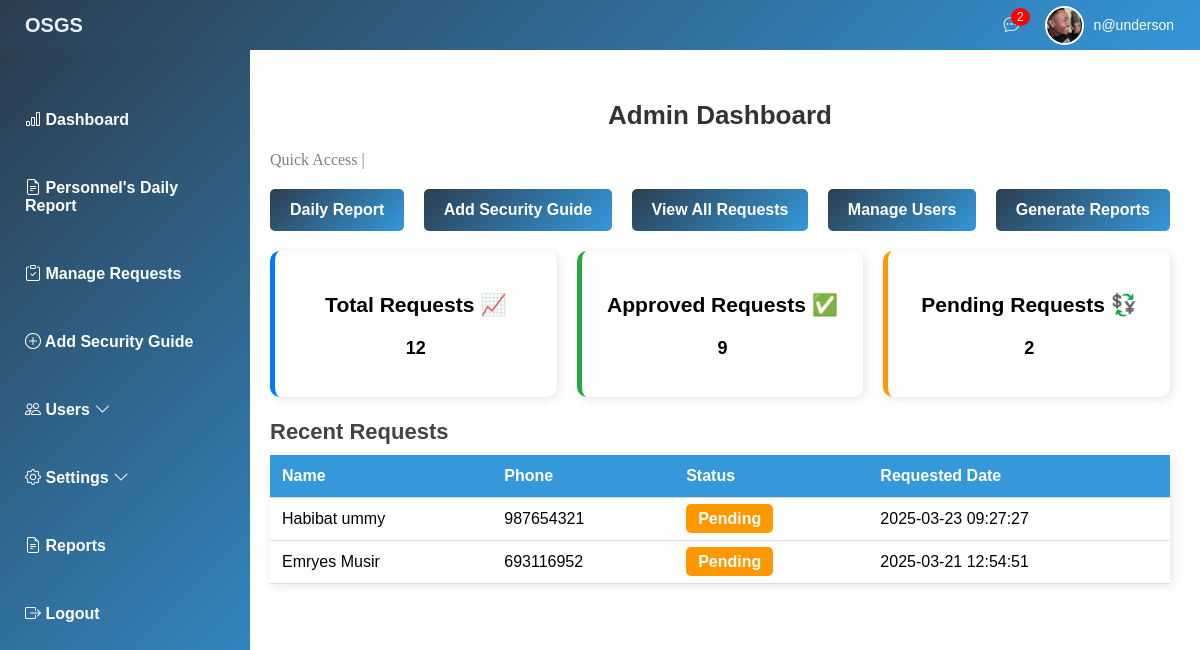
The app's page /admin/dashboard.php (signed in) with its own data.
### tables this page shows
CREATE TABLE `hiring_requests` (
  `BookingNumber` int(20) NOT NULL,
  `id` int(11) NOT NULL,
  `first_name` varchar(100) DEFAULT NULL,
  `last_name` varchar(100) DEFAULT NULL,
  `email` varchar(100) DEFAULT NULL,
  `phone` varchar(20) DEFAULT NULL,
  `requirement_number` int(11) DEFAULT NULL,
  `shift` varchar(50) DEFAULT NULL,
  `gender` varchar(20) DEFAULT NULL,
  `address` text DEFAULT NULL,
  `created_at` timestamp NOT NULL DEFAULT current_timestamp(),
  `requested_date` timestamp NOT NULL DEFAULT current_timestamp(),
  `status` enum('Pending','Approved','Rejected') DEFAULT 'Pending',
  `role` varchar(22) NOT NULL DEFAULT 'personnel',
  `registration_date` date DEFAULT NULL,
  `id_type` varchar(50) DEFAULT NULL,
  `id_number` varchar(50) DEFAULT NULL,
  `id_image` varchar(255) DEFAULT NULL,
  `password` varchar(255) DEFAULT NULL,
  `first_login` tinyint(1) DEFAULT 1,
  `token_display` varchar(255) NOT NULL
);

### admin/dashboard.php (the view, shortened to what this page needs)
<?php include 'header.php'; ?>
<?php include '../db_connection.php'; ?>
<h2 class="dashboard-title">Admin Dashboard</h2>
<div class="dashboard">
      <p style="color:grey;font-family:times-new-roman">Quick Access |</p>
     <div class="quick-actions">
        <a href="daily_report.php" class="btn">Daily Report</a>
        <a href="add_security_guide.php" class="btn">Add Security Guide</a>
        <a href="booking_requests.php" class="btn">View All Requests</a>
        <a href="manage_users.php" class="btn">Manage Users</a>
        <a href="reports.php" class="btn">Generate Reports</a>
    </div>
    <div class="stats-container">
        <div class="stat-card total">
            <h3>Total Requests 📈</h3>
            <p>
                <?php
                $query = mysqli_query($conn, "SELECT COUNT(*) FROM hiring_requests");
                $total_requests = mysqli_fetch_array($query)[0];
                echo $total_requests;
                ?>
            </p>
        </div>
        <div class="stat-card approved">
            <h3>Approved Requests ✅</h3>
            <p>
                <?php
                $query = mysqli_query($conn, "SELECT COUNT(*) FROM hiring_requests WHERE status='Approved'");
                $approved_requests = mysqli_fetch_array($query)[0];
                echo $approved_requests;
                ?>
            </p>
        </div>
        <div class="stat-card pending">
            <h3>Pending Requests 💱</h3>
            <p>
                <?php
                $query = mysqli_query($conn, "SELECT COUNT(*) FROM hiring_requests WHERE status='Pending'");
                $pending_requests = mysqli_fetch_array($query)[0];
                echo $pending_requests;
                ?>
            </p>
        </div>
    </div>
    <h3 class="section-title">Recent Requests</h3>
    <table class="request-table">
        <tr>
            <th>Name</th>
            <th>Phone</th>
            <th>Status</th>
            <th>Requested Date</th>
        </tr>
        <?php
        $query = mysqli_query($conn, "SELECT * FROM hiring_requests where status = 'pending' ORDER BY requested_date DESC LIMIT 5");
        while ($row = mysqli_fetch_assoc($query)) {
            echo "<tr>
                    <td>{$row['first_name']} {$row['last_name']}</td>
                    <td>{$row['phone']}</td>
                    <td><span class='status {$row['status']}'>{$row['status']}</span></td>
                    <td>{$row['requested_date']}</td>
                  </tr>";
        }
        ?>
    </table>
</div>
<?php include 'footer.php'; ?>

### admin/header.php (shortened to what this page needs)
<?php
include '../db_connection.php';
$userId = $_SESSION['user_id'];
$stmt = $conn->prepare("SELECT email, id_image FROM hiring_requests WHERE id = ?");
$stmt->bind_param("i", $userId);
$stmt->execute();
$result = $stmt->get_result();
$user = $result->fetch_assoc();
$profileImage = !empty($user['id_image']) ? $user['id_image'] : "default-avatar.jpg";
$pendingStmt = $conn->prepare("SELECT COUNT(*) as pending_count FROM hiring_requests WHERE status = 'pending'");
$pendingStmt->execute();
$pendingResult = $pendingStmt->get_result();
$pendingRequests = $pendingResult->fetch_assoc()['pending_count'];
?>
<!DOCTYPE html>
<html lang="en">
<head>
    <link rel="stylesheet" href="styles.css">
    <link rel="stylesheet" href="https://cdnjs.cloudflare.com/ajax/libs/font-awesome/6.0.0/css/all.min.css">
    <link rel="stylesheet" href="https://cdn.jsdelivr.net/npm/bootstrap-icons/font/bootstrap-icons.css">
</head>
<body>
<header class="admin-header">
    <span class="logo">OSGS</span>
    <div class="header-right">
        <div class="notification-icon">
            <i class="bi bi-chat-dots"></i>
            <span class="badge"><?php echo $pendingRequests; ?></span>
        </div>
        <div class="user-profile">
            <img src="<?php echo $profileImage; ?>" alt="User" class="user-image">
            <span class="user-email"><?php echo htmlspecialchars($user['email']); ?></span>
        </div>
    </div>
</header>
<nav class="admin-sidebar">
<ul>
        <li><a href="dashboard.php"><i class="bi bi-bar-chart"></i> Dashboard</a></li>
        <li><a href="daily_report.php"><i class="bi bi-file-earmark-text"></i>  Personnel's Daily Report</a></li>
        <li><a href="hiring_request.php"><i class="bi bi-clipboard-check"></i> Manage Requests</a></li>
        <li><a href="add_security_guide.php"><i class="bi bi-plus-circle"></i> Add Security Guide</a></li>
        <li>
            <a href="#"><i class="bi bi-people"></i> Users <i class="bi bi-chevron-down"></i></a>
        </li>
        <li>
            <a href="#"><i class="bi bi-gear"></i> Settings <i class="bi bi-chevron-down"></i></a>
        </li>
        <li><a href="reports.php"><i class="bi bi-file-earmark-text"></i> Reports</a></li>
        <li><a href="logout.php"><i class="bi bi-box-arrow-right"></i> Logout</a></li>
    </ul>
</nav>
<div class="admin-content">

### admin/styles.css (style rules this page uses)
body { margin: 0; padding: 0; font-family: Arial, sans-serif; display: flex; }
.logo { font-size: 20px; font-weight: bold; }
.admin-header { background: linear-gradient(135deg, #2c3e50 0%, #3498db 100%); color: rgb(233, 244, 248); display: flex; align-items: center; padding: 15px; position: fixed; width: 100%; height: 20px; top: 0; left: 0; z-index: 1000; }
.logo { font-size: 20px; font-weight: bold; margin-left: 10px; }
.header-right { display: flex; align-items: center; gap: 25px; margin-left: auto; }
.notification-icon { position: relative; cursor: pointer; }
.badge { position: absolute; top: -8px; right: -10px; background: red; color: white; border-radius: 50%; padding: 2px 6px; font-size: 12px; }
.user-profile { display: flex; align-items: center; gap: 10px; }
.user-image { width: 35px; height: 35px; border-radius: 50%; object-fit: cover; border: 2px solid white; }
.user-email { color: white; font-size: 14px; }
.admin-sidebar { width: 250px; height: 100vh; background: linear-gradient(135deg, #2c3e50 0%, #3498db 100%); color: #fff; position: fixed; left: 0; top: 50px; padding-top: 20px; transition: 0.3s; z-index: 999; overflow-y: auto; }
.admin-sidebar ul { list-style: none; padding: 0; }
.admin-sidebar ul li { padding: 15px; }
.admin-sidebar ul li a { color: rgb(252, 253, 253); text-decoration: none; font-weight: bolder; display: block; padding: 10px; }
.admin-content { margin-left: 250px; padding: 20px; margin-top: 60px; transition: 0.3s; }

### admin/dashboard.php (style rules this page uses)
.dashboard-title { text-align: center; font-size: 26px; width: 75vw; color: #333; margin: 20px 0; }
.dashboard { width: 100%; margin: auto; }
.stats-container { display: flex; justify-content: space-between; gap: 20px; margin-bottom: 20px; }
.stat-card { flex: 1; background: #fff; padding: 20px; border-radius: 10px; text-align: center; box-shadow: 2px 2px 10px rgba(0, 0, 0, 0.1); font-size: 18px; font-weight: bold; }
.stat-card.total { border-left: 5px solid #007bff; }
.stat-card.approved { border-left: 5px solid #28a745; }
.stat-card.pending { border-left: 5px solid #ff9800; }
.section-title { font-size: 22px; color: #444; margin-bottom: 10px; }
.request-table { width: 100%; border-collapse: collapse; background: #fff; box-shadow: 2px 2px 10px rgba(0, 0, 0, 0.1); }
.request-table th, .request-table td { padding: 12px; text-align: left; border-bottom: 1px solid #ddd; }
.request-table th { background: #3498db; color: white; }
.status { padding: 6px 12px; border-radius: 5px; font-weight: bold; }
.status.Pending { background: #ff9800; color: white; }
.quick-actions { display: flex; gap: 15px; width:100; justify-content:space-between; margin: 20px auto; }
.btn { background: linear-gradient(135deg, #2c3e50 0%, #3498db 100%); color: white; padding: 12px 20px; text-decoration: none; border-radius: 5px; text-align: center; font-weight: bold; }

### records on screen
hiring_requests: id_image (picture), email "n@underson"
hiring_requests: first_name "Habibat", last_name "ummy", phone "987654321", status "Pending", requested_date "2025-03-23 09:27:27"
hiring_requests: first_name "Emryes", last_name "Musir", phone "693116952", status "Pending", requested_date "2025-03-21 12:54:51"

### other values on screen
$pendingRequests "2"
$total_requests "12"
$approved_requests "9"
$pending_requests "2"
